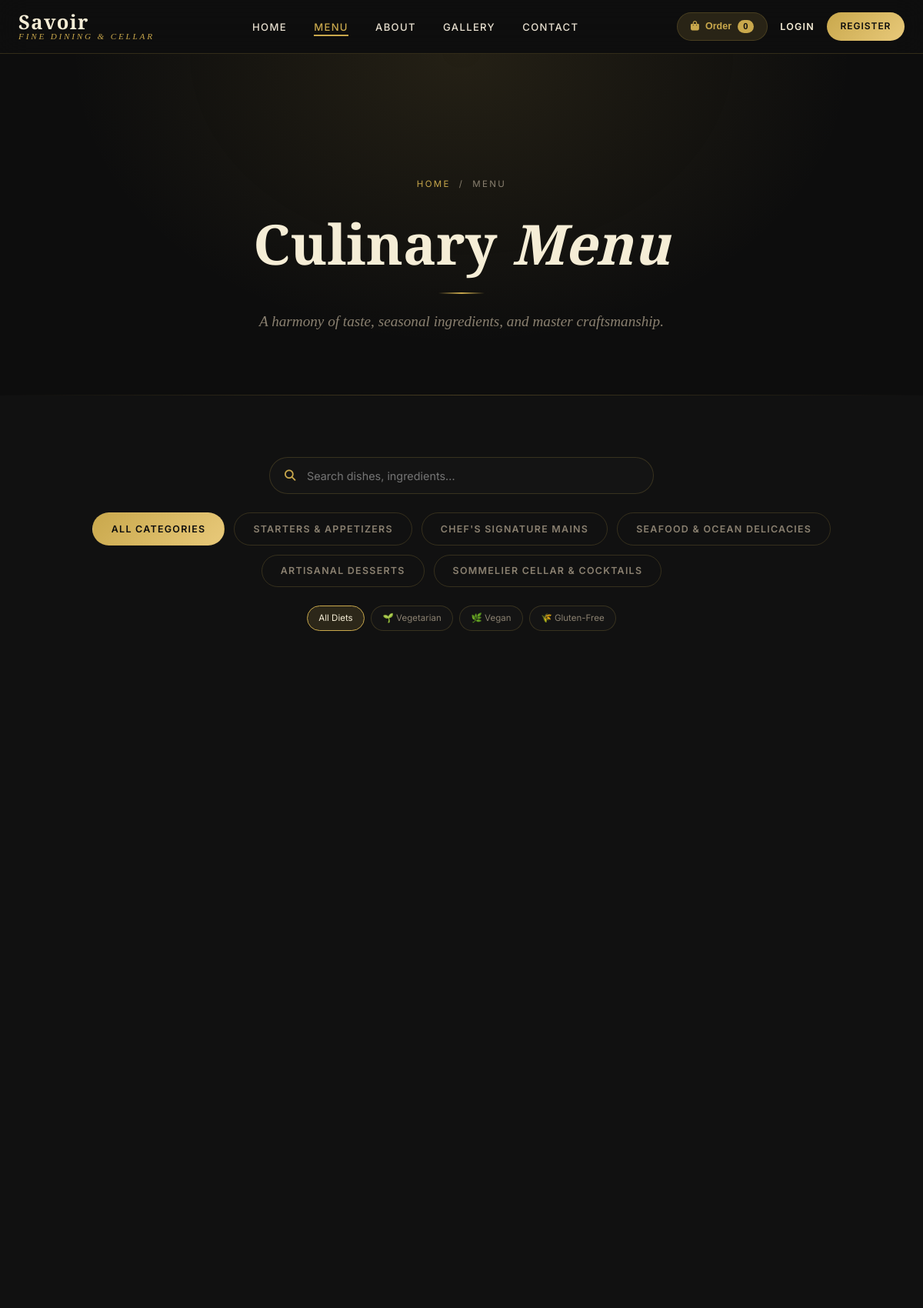
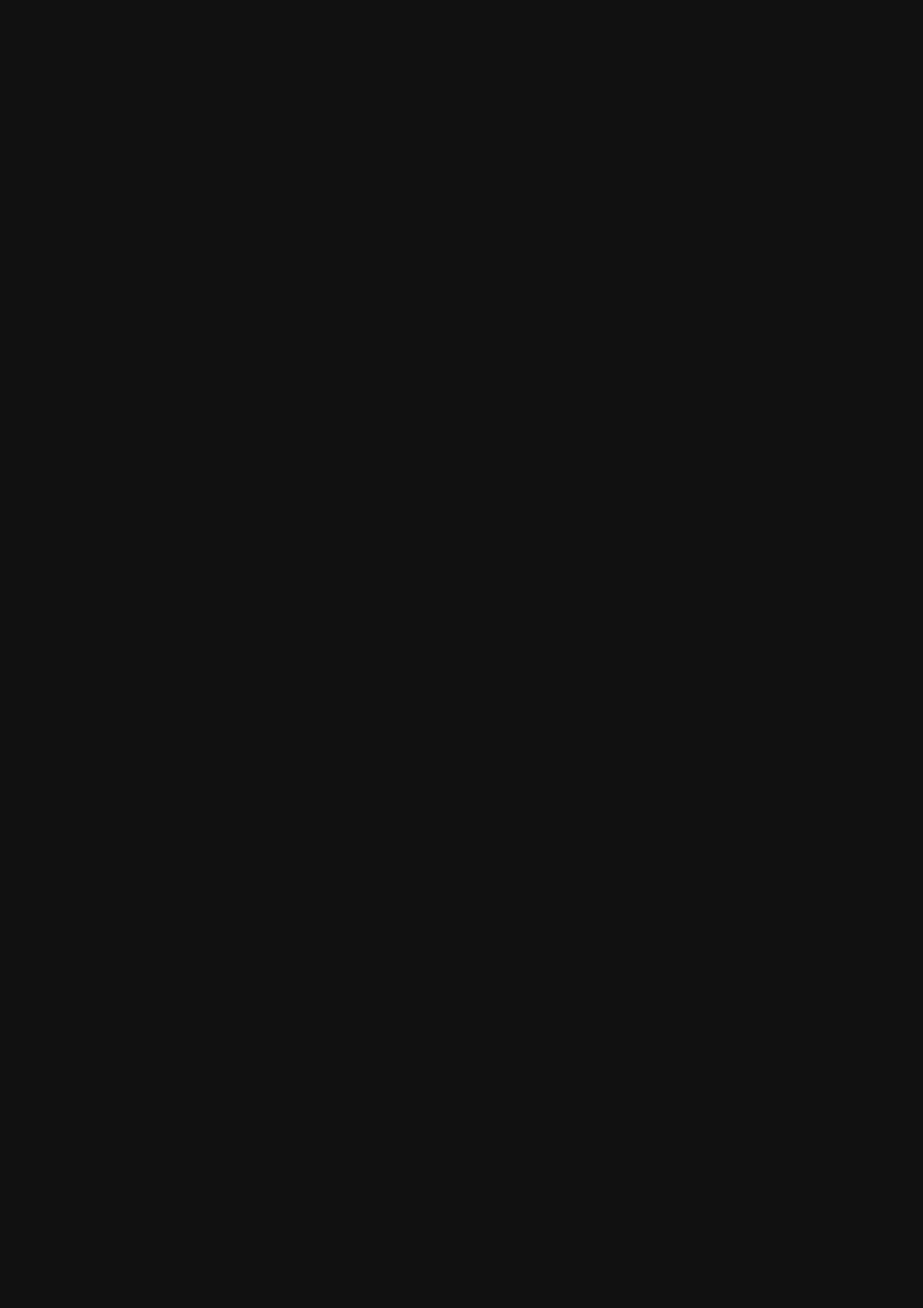
The app's page /menu/ (upper part) with its own data (2 pictures, top to bottom).
### User_Dashboard/models.py (models this page shows, shortened)
class MenuCategory(models.Model):
    name        = models.CharField(max_length=100)
    slug        = models.SlugField(unique=True)
    description = models.CharField(max_length=300, blank=True)
    icon        = models.CharField(max_length=50, blank=True, help_text="Font Awesome class e.g. fa-utensils")
    order       = models.PositiveIntegerField(default=0)
    class Meta:
        ordering = ['order']
        verbose_name_plural = 'Menu Categories'

### User_Dashboard/views.py (the view)
# urls.py: path('menu/',                        views.menu,                name='menu'),
def menu(request):
    categories = MenuCategory.objects.prefetch_related('items').all()
    all_items  = MenuItem.objects.filter(is_available=True).select_related('category')
    cat_slug = request.GET.get('category', '')
    dietary  = request.GET.get('dietary', '')
    search   = request.GET.get('q', '')
    if cat_slug:
        all_items = all_items.filter(category__slug=cat_slug)
    if dietary == 'veg':
        all_items = all_items.filter(is_vegetarian=True)
    elif dietary == 'vegan':
        all_items = all_items.filter(is_vegan=True)
    elif dietary == 'gf':
        all_items = all_items.filter(is_gluten_free=True)
    if search:
        all_items = all_items.filter(
            Q(name__icontains=search) |
            Q(description__icontains=search) |
            Q(ingredients__icontains=search)
        )
    grouped_menu = {}
    for cat in MenuCategory.objects.all():
        items_in_cat = [item for item in all_items if item.category_id == cat.id]
        if items_in_cat:
            grouped_menu[cat] = items_in_cat
    return render(request, 'menu.html', {
        'categories':      categories,
        'grouped_menu':    grouped_menu,
        'all_items':       all_items,
        'active_category': cat_slug,
        'active_dietary':  dietary,
        'search_query':    search,
    })

### templates/menu.html (shortened to what this page needs)
{% extends 'base.html' %}
{% block content %}
<section class="page-hero" id="menu-hero" aria-label="Menu page header">
  <div class="container">
    <div class="page-hero-breadcrumb">
      <a href="{% url 'index' %}">Home</a> &nbsp;/&nbsp; Menu
    </div>
    <h1>Culinary <em>Menu</em></h1>
    <div class="gold-divider"></div>
    <p>A harmony of taste, seasonal ingredients, and master craftsmanship.</p>
  </div>
</section>
<section class="menu-section" id="menu-section" aria-label="Restaurant menu">
  <div class="container">
    <div class="menu-controls fade-in">
      <form method="get" action="{% url 'menu' %}" class="menu-search-box">
        <i class="fas fa-search menu-search-icon"></i>
        <input type="text" name="q" class="menu-search-input" placeholder="Search dishes, ingredients..." value="{{ search_query }}" />
      </form>
      <div class="menu-tabs">
        <a href="{% url 'menu' %}{% if active_dietary %}?dietary={{ active_dietary }}{% endif %}" class="tab-btn {% if not active_category %}active{% endif %}">
          All Categories
        </a>
        {% for cat in categories %}
        <a href="{% url 'menu' %}?category={{ cat.slug }}{% if active_dietary %}&dietary={{ active_dietary }}{% endif %}" class="tab-btn {% if active_category == cat.slug %}active{% endif %}">
          {{ cat.name }}
        </a>
        {% endfor %}
      </div>
      <div class="dietary-filters">
        <a href="{% url 'menu' %}{% if active_category %}?category={{ active_category }}{% endif %}" class="diet-btn {% if not active_dietary %}active{% endif %}">
          All Diets
        </a>
        <a href="{% url 'menu' %}?dietary=veg{% if active_category %}&category={{ active_category }}{% endif %}" class="diet-btn {% if active_dietary == 'veg' %}active{% endif %}">
          🌱 Vegetarian
        </a>
        <a href="{% url 'menu' %}?dietary=vegan{% if active_category %}&category={{ active_category }}{% endif %}" class="diet-btn {% if active_dietary == 'vegan' %}active{% endif %}">
          🌿 Vegan
        </a>
        <a href="{% url 'menu' %}?dietary=gf{% if active_category %}&category={{ active_category }}{% endif %}" class="diet-btn {% if active_dietary == 'gf' %}active{% endif %}">
          🌾 Gluten-Free
        </a>
      </div>
    </div>
  </div>
</section>
{% endblock %}

### templates/base.html (style rules this page uses)
*, *::before, *::after { box-sizing: border-box; margin: 0; padding: 0; }
:root { --bg-dark: #0d0d0d; --bg-card: #141414; --bg-section: #111111; --gold: #C9A84C; --gold-light: #E8C97A; --gold-dim: rgba(201,168,76,0.15); --cream: #F5EDD6; --text-primary: #E8E0D0; --text-muted: #8A8070; --border: rgba(201,168,76,0.2); --glass: rgba(15,15,15,0.92); --radius: 12px; --radius-lg: 20px; --transition: 0.3s ease; --font-heading: 'Playfair Display', serif; --font-body: 'Inter', sans-serif; --font-elegant: 'Cormorant Garamond', serif; }
html { scroll-behavior: smooth; }
body { font-family: var(--font-body); background: var(--bg-dark); color: var(--text-primary); line-height: 1.7; overflow-x: hidden; padding-bottom: 60px; }
@media (min-width: 901px) { body { padding-bottom: 0; } }
h1, h2, h3, h4 { font-family: var(--font-heading); font-weight: 600; line-height: 1.2; }
a { text-decoration: none; color: inherit; transition: var(--transition); }
.gold-divider { width: 60px; height: 2px; background: linear-gradient(90deg, transparent, var(--gold), transparent); margin: 1.25rem auto; }
.container { max-width: 1200px; margin: 0 auto; padding: 0 1.5rem; }
.fade-in { opacity: 0; transform: translateY(30px); transition: opacity 0.7s ease, transform 0.7s ease; }
.fade-in.visible { opacity: 1; transform: translateY(0); }

### templates/menu.html (style rules this page uses)
.page-hero { padding: 10rem 0 5rem; text-align: center; background: radial-gradient(ellipse at 50% 0%, rgba(201,168,76,0.12) 0%, transparent 60%), var(--bg-dark); position: relative; overflow: hidden; }
.page-hero::after { content: ''; position: absolute; bottom: 0; left: 0; right: 0; height: 1px; background: linear-gradient(90deg, transparent, var(--gold), transparent); opacity: 0.3; }
.page-hero-breadcrumb { font-size: 0.72rem; letter-spacing: 0.2em; text-transform: uppercase; color: var(--text-muted); margin-bottom: 1.5rem; }
.page-hero-breadcrumb a { color: var(--gold); }
.page-hero h1 { font-size: clamp(3rem, 6vw, 5rem); color: var(--cream); margin-bottom: 1.25rem; }
.page-hero p { font-family: var(--font-elegant); font-style: italic; color: var(--text-muted); font-size: 1.2rem; max-width: 550px; margin: 0 auto; }
.menu-section { padding: 5rem 0 7rem; background: var(--bg-section); }
.menu-controls { display: flex; flex-direction: column; gap: 1.5rem; margin-bottom: 4rem; align-items: center; }
.menu-search-box { position: relative; max-width: 500px; width: 100%; }
.menu-search-input { width: 100%; padding: 0.9rem 1.25rem 0.9rem 3rem; background: var(--bg-card); border: 1.5px solid var(--border); border-radius: 50px; color: var(--cream); font-family: var(--font-body); font-size: 0.9rem; outline: none; transition: all 0.3s ease; }
.menu-search-icon { position: absolute; left: 1.25rem; top: 50%; transform: translateY(-50%); color: var(--gold); font-size: 0.9rem; }
.menu-tabs { display: flex; gap: 0.75rem; flex-wrap: wrap; justify-content: center; }
.tab-btn { padding: 0.6rem 1.5rem; border-radius: 50px; font-size: 0.78rem; font-weight: 600; letter-spacing: 0.1em; text-transform: uppercase; cursor: pointer; border: 1.5px solid var(--border); background: transparent; color: var(--text-muted); transition: all 0.3s ease; text-decoration: none; }
.tab-btn:hover, .tab-btn.active { border-color: var(--gold); color: var(--gold); background: var(--gold-dim); }
.tab-btn.active { background: linear-gradient(135deg, var(--gold), var(--gold-light)); color: var(--bg-dark); border-color: transparent; }
.dietary-filters { display: flex; gap: 0.5rem; flex-wrap: wrap; justify-content: center; }
.diet-btn { font-size: 0.72rem; padding: 0.35rem 0.9rem; border-radius: 50px; border: 1px solid var(--border); color: var(--text-muted); background: var(--bg-card); transition: all 0.25s ease; text-decoration: none; }
.diet-btn:hover, .diet-btn.active { border-color: var(--gold); color: var(--cream); background: var(--gold-dim); }

### records on screen
MenuCategory: name "STARTERS & APPETIZERS"
MenuCategory: name "CHEF'S SIGNATURE MAINS"
MenuCategory: name "SEAFOOD & OCEAN DELICACIES"
MenuCategory: name "ARTISANAL DESSERTS"
MenuCategory: name "SOMMELIER CELLAR & COCKTAILS"
